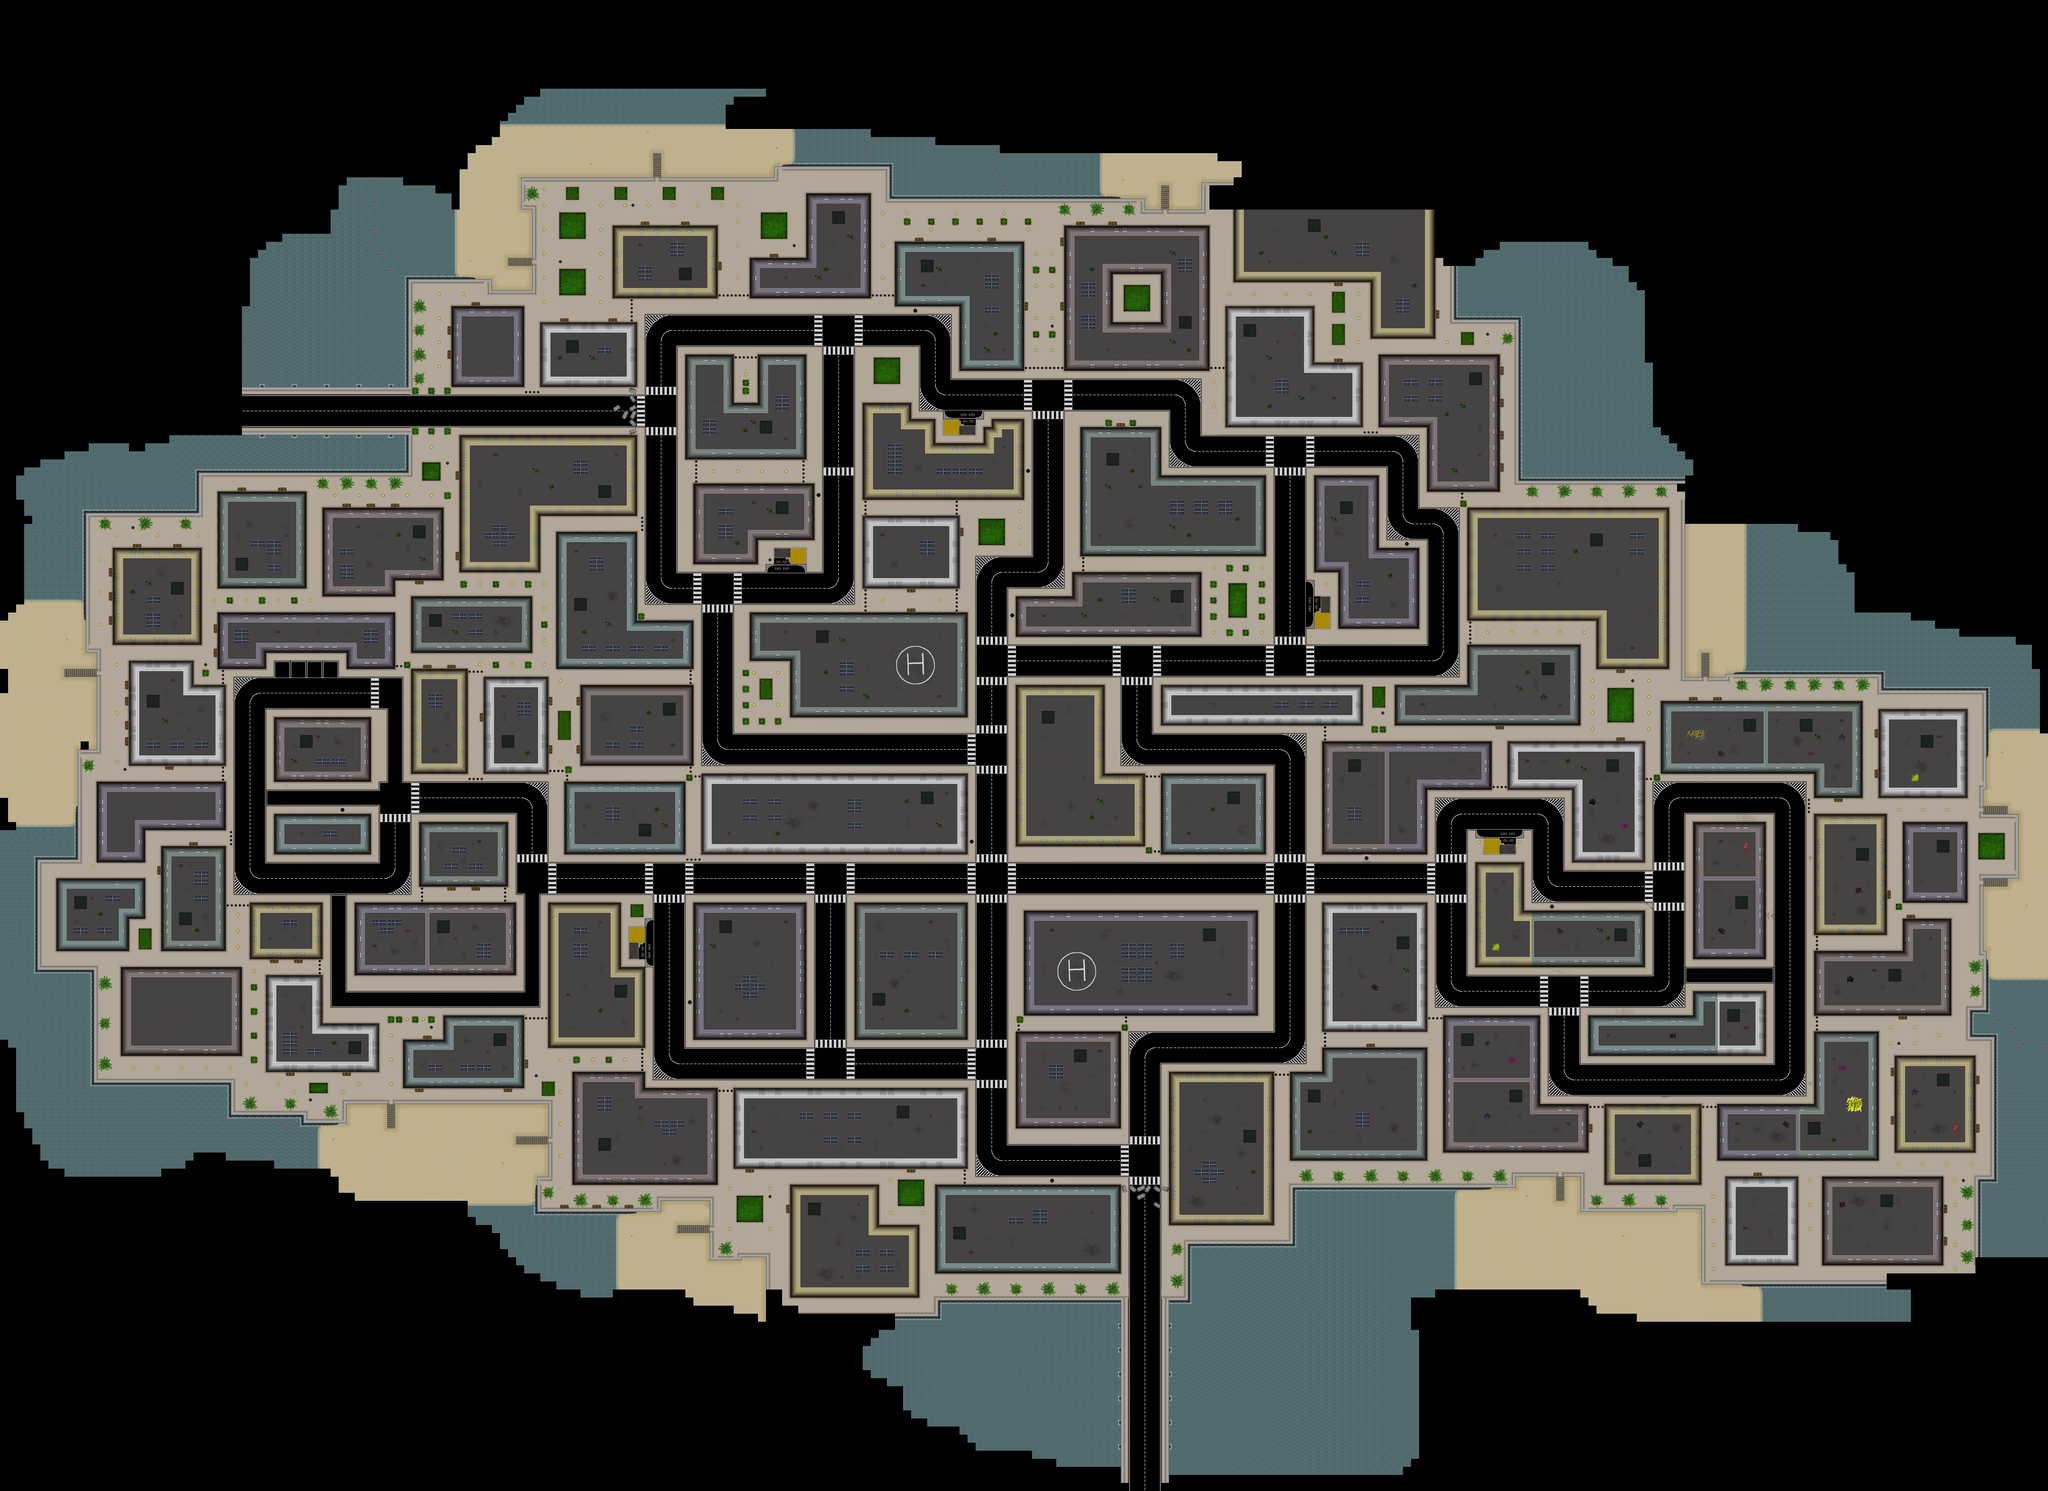

This game map was drawn from its Tiled (.tmx) file and the tilesets committed beside it. A one-line description and the trimmed map source follow:
An orthogonal 254x185 tile map with 32x32 px tiles, 2 tile layers (Tile Layer 1, Collisions), 4 tilesets and 160 objects (Node20, Node21, Node22, Node23, Node24, ...).

<map version="1.2" tiledversion="1.2.0" orientation="orthogonal" renderorder="right-down" width="254" height="185" tilewidth="32" tileheight="32" infinite="0" nextlayerid="10" nextobjectid="564">
 <tileset firstgid="1" name="buildings" tilewidth="32" tileheight="32" tilecount="255" columns="15">
  <image source="../tilesets/buildingsTilemap.png" width="480" height="544" />
 </tileset>
 <tileset firstgid="256" name="roads" tilewidth="32" tileheight="32" tilecount="220" columns="10">
  <image source="../tilesets/roads.png" width="320" height="704" />
 </tileset>
 <tileset firstgid="476" name="gas" tilewidth="32" tileheight="32" tilecount="56" columns="7">
  <image source="../tilesets/gas.png" width="224" height="256" />
 </tileset>
 <tileset firstgid="532" name="borders" tilewidth="32" tileheight="32" tilecount="143" columns="11">
  <image source="../tilesets/borders.png" width="352" height="416" />
 </tileset>
 <layer id="8" name="Tile Layer 1" width="254" height="185">
  <data>[46990 cells, 21022 non-empty, 507 distinct tile ids]</data>
 </layer>
 <layer id="9" name="Collisions" width="254" height="185">
  <data>[46990 cells, 11374 non-empty, 345 distinct tile ids]</data>
 </layer>
 <objectgroup color="#edd400" id="3" name="Gas" visible="0">
  <object id="449" x="2560" y="3648" width="32" height="192" />
  <object id="450" x="3040" y="2240" width="160" height="32" />
  <object id="451" x="5856" y="3296" width="192" height="32" />
  <object id="452" x="5184" y="2304" width="32" height="192" />
  <object id="453" x="3744" y="1632" width="160" height="32" />
 </objectgroup>
 <objectgroup color="#a40000" id="4" name="Collisions" visible="0">
  <object id="454" x="3552" y="1184" width="256" height="32" />
  <object id="455" x="3808" y="1216" width="1056" height="256" />
  <object id="456" x="4864" y="1472" width="800" height="224" />
  <object id="457" x="5408" y="1696" width="32" />
  <object id="458" x="5408" y="1696" width="64" height="32" />
  <object id="460" x="5664" y="1696" width="128" height="256" />
  <object id="461" x="5792" y="1952" width="32" height="64" />
  <object id="463" x="5824" y="2016" width="32" height="704" />
  <object id="464" x="2528" y="1152" width="1024" height="32" />
  <object id="465" x="2496" y="1184" width="32" height="864" />
  <object id="466" x="2528" y="2048" width="32" height="64" />
  <object id="467" x="2496" y="2112" width="32" height="320" />
  <object id="468" x="2528" y="2432" width="32" height="32" />
  <object id="469" x="2560" y="2464" width="192" height="608" />
  <object id="470" x="2240" y="3072" width="1600" height="320" />
  <object id="471" x="2720" y="3392" width="64" height="32" />
  <object id="472" x="1632" y="2656" width="608" height="416" />
  <object id="473" x="1856" y="3072" width="64" height="32" />
  <object id="474" x="1376" y="2592" width="256" height="64" />
  <object id="475" x="1056" y="2560" width="320" height="32" />
  <object id="477" x="896" y="2592" width="160" height="64" />
  <object id="478" x="864" y="2656" width="32" height="928" />
  <object id="479" x="896" y="3296" width="32" height="64" />
  <object id="480" x="896" y="3584" width="384" height="480" />
  <object id="481" x="1280" y="4064" width="256" height="32" />
  <object id="482" x="1536" y="4032" width="640" height="32" />
  <object id="483" x="1408" y="3584" width="640" height="288" />
  <object id="484" x="1088" y="3232" width="384" height="160" />
  <object id="485" x="1664" y="3264" width="352" height="320" />
  <object id="486" x="1088" y="2848" width="384" height="256" />
  <object id="487" x="2176" y="3584" width="288" height="448" />
  <object id="488" x="2496" y="3584" width="64" height="64" />
  <object id="489" x="2496" y="3680" width="64" height="128" />
  <object id="490" x="2272" y="3840" width="288" height="480" />
  <object id="491" x="2560" y="4320" width="1280" height="384" />
  <object id="492" x="2752" y="3584" width="448" height="544" />
  <object id="493" x="3392" y="3584" width="448" height="544" />
  <object id="494" x="3840" y="4704" width="800" height="32" />
  <object id="495" x="4032" y="4096" width="416" height="384" />
  <object id="496" x="4032" y="4032" width="32" height="64" />
  <object id="497" x="4064" y="3616" width="928" height="416" />
  <object id="498" x="4640" y="4256" width="608" height="448" />
  <object id="499" x="5248" y="3584" width="416" height="672" />
  <object id="500" x="5664" y="4032" width="448" height="352" />
  <object id="501" x="5856" y="3424" width="192" height="416" />
  <object id="502" x="6048" y="3616" width="480" height="224" />
  <object id="503" x="6720" y="3936" width="288" height="256" />
  <object id="504" x="6304" y="4032" width="416" height="160" />
  <object id="505" x="6112" y="4384" width="1088" height="32" />
  <object id="506" x="7200" y="3072" width="32" height="1312" />
  <object id="507" x="7168" y="3168" width="32" height="64" />
  <object id="508" x="6592" y="3040" width="608" height="32" />
  <object id="509" x="6528" y="3072" width="64" height="32" />
  <object id="510" x="6240" y="3104" width="288" height="320" />
  <object id="511" x="6720" y="3264" width="288" height="544" />
  <object id="512" x="5856" y="3328" width="192" height="32" />
  <object id="513" x="5888" y="3360" width="128" height="32" />
  <object id="514" x="5664" y="3104" width="576" height="32" />
  <object id="516" x="5248" y="2880" width="416" height="512" />
  <object id="517" x="4608" y="2720" width="1216" height="160" />
  <object id="518" x="4544" y="3072" width="480" height="320" />
  <object id="519" x="4448" y="4032" width="32" height="64" />
  <object id="520" x="4800" y="1504" width="32" height="32" />
  <object id="521" x="4800" y="1600" width="32" height="32" />
  <object id="522" x="4384" y="1664" width="128" height="32" />
  <object id="523" x="4288" y="1696" width="320" height="512" />
  <object id="524" x="4608" y="1888" width="416" height="320" />
  <object id="526" x="4800" y="2240" width="224" height="288" />
  <object id="527" x="5248" y="2304" width="32" height="32" />
  <object id="528" x="5216" y="2368" width="64" height="128" />
  <object id="529" x="5216" y="1888" width="256" height="384" />
  <object id="530" x="5312" y="2176" width="320" height="320" />
  <object id="531" x="4288" y="2208" width="32" height="64" />
  <object id="532" x="4256" y="2272" width="512" height="256" />
  <object id="533" x="4032" y="2368" width="224" height="160" />
  <object id="534" x="4032" y="2016" width="32" height="160" />
  <object id="535" x="3872" y="2048" width="128" height="128" />
  <object id="536" x="3776" y="1984" width="64" height="160" />
  <object id="537" x="3776" y="2144" width="32" height="288" />
  <object id="538" x="3136" y="2432" width="704" height="416" />
  <object id="539" x="4032" y="2720" width="352" height="640" />
  <object id="540" x="4384" y="3072" width="160" height="288" />
  <object id="543" x="2976" y="2432" width="160" height="192" />
  <object id="544" x="2944" y="2656" width="160" height="224" />
  <object id="545" x="3040" y="2176" width="160" height="64" />
  <object id="546" x="2752" y="1920" width="480" height="224" />
  <object id="547" x="2752" y="2144" width="256" height="96" />
  <object id="549" x="2752" y="1408" width="448" height="512" />
  <object id="550" x="2720" y="1408" width="32" height="416" />
  <object id="551" x="3456" y="1408" width="128" height="128" />
  <object id="555" x="3616" y="1664" width="448" height="320" />
  <object id="556" x="3424" y="1600" width="192" height="832" />
 </objectgroup>
 <objectgroup color="#0000ff" id="5" name="District1">
  <!-- 63 objects omitted --></objectgroup>
 <objectgroup color="#5500ff" id="6" name="Enemies">
  <!-- 9 objects omitted --></objectgroup>
 <objectgroup color="#0bec70" id="7" name="Player" visible="0">
  <!-- 1 objects omitted --></objectgroup>
</map>
<!-- 63 of 160 objects omitted -->